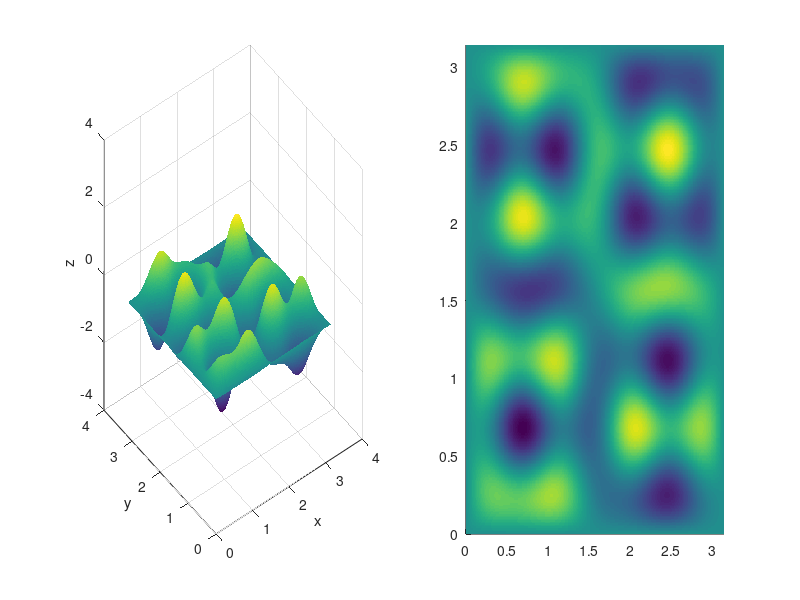

This figure's MATLAB source:
%define dimensions of square membrane
l = pi;
%define a
%a = width/length;
%constants
m = 2;
n = 7;
kx = m*pi/l;
ky = n*pi/l;
A = 1;
B = -1;
%define initial velocity
v = 1;
w = v * sqrt(kx^2+ky^2);
%characteristic frequency
%gamma_mn = c*pi*sqrt((m^2/length^2)+(n^2/width^2));

%making the MATLAB mesh
[X, Y] = meshgrid(-l:0.01:l);

%making the wave function simulation
t_final = 10;

for t = 0:0.05:t_final
    Z = (A*sin(X*kx).*sin(Y*ky))+(B*sin(kx*Y).*sin(ky*X)*sin(w*t));

    %regular view
    %figure(f1);
    subplot(1,2,1)
    p1 = surf(X, Y, Z, "EdgeColor","none");
    xlabel('x')
    ylabel('y')
    zlabel('z')
    axis ([0 4 0 4 -4 4]);
    
    %top down view
    %figure(f2);
    subplot(1,2,2)
    p2 = surf(X, Y, Z, "EdgeColor","none");
    view(0, 90);
    axis([0 pi 0 pi]);
    
    hold on
    pause(0.01);

    if(t ~= t_final)
       delete(p1);
       delete(p2);
    end
end

%resulting Chladni patterns will be displayed in top-down view!

%bypass complicated constants by using Runge-Kutta approximation of second
%order PDE


